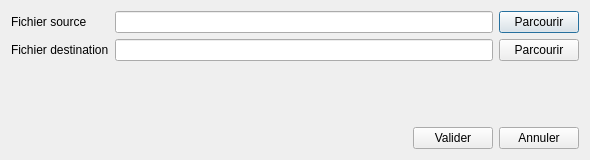
<?xml version="1.0" encoding="UTF-8"?>
<ui version="4.0">
 <class>FileDecryptionAndVerify</class>
 <widget class="QDialog" name="FileDecryptionAndVerify">
  <property name="geometry">
   <rect>
    <x>0</x>
    <y>0</y>
    <width>590</width>
    <height>160</height>
   </rect>
  </property>
  <property name="windowTitle">
   <string>Dialog</string>
  </property>
  <layout class="QVBoxLayout" name="verticalLayout_6">
   <item>
    <layout class="QHBoxLayout" name="horizontalLayout_3">
     <item>
      <layout class="QVBoxLayout" name="verticalLayout_3">
       <item>
        <widget class="QLabel" name="sourceFileLabel">
         <property name="text">
          <string>Fichier source</string>
         </property>
        </widget>
       </item>
       <item>
        <widget class="QLabel" name="destinationFileLabel">
         <property name="text">
          <string>Fichier destination</string>
         </property>
        </widget>
       </item>
      </layout>
     </item>
     <item>
      <layout class="QVBoxLayout" name="verticalLayout_4">
       <item>
        <widget class="QLineEdit" name="sourceFileEdit"/>
       </item>
       <item>
        <widget class="QLineEdit" name="destinationFileEdit"/>
       </item>
      </layout>
     </item>
     <item>
      <layout class="QVBoxLayout" name="verticalLayout_5">
       <item>
        <widget class="QPushButton" name="browseSourceFileButton">
         <property name="text">
          <string>Parcourir</string>
         </property>
        </widget>
       </item>
       <item>
        <widget class="QPushButton" name="browseDestinationFileButton">
         <property name="text">
          <string>Parcourir</string>
         </property>
        </widget>
       </item>
      </layout>
     </item>
    </layout>
   </item>
   <item>
    <spacer name="verticalSpacer">
     <property name="orientation">
      <enum>Qt::Vertical</enum>
     </property>
     <property name="sizeType">
      <enum>QSizePolicy::Fixed</enum>
     </property>
     <property name="sizeHint" stdset="0">
      <size>
       <width>20</width>
       <height>10</height>
      </size>
     </property>
    </spacer>
   </item>
   <item>
    <widget class="QLabel" name="warningLabel">
     <property name="palette">
      <palette>
       <active>
        <colorrole role="WindowText">
         <brush brushstyle="SolidPattern">
          <color alpha="255">
           <red>255</red>
           <green>0</green>
           <blue>0</blue>
          </color>
         </brush>
        </colorrole>
       </active>
       <inactive>
        <colorrole role="WindowText">
         <brush brushstyle="SolidPattern">
          <color alpha="255">
           <red>255</red>
           <green>0</green>
           <blue>0</blue>
          </color>
         </brush>
        </colorrole>
       </inactive>
       <disabled>
        <colorrole role="WindowText">
         <brush brushstyle="SolidPattern">
          <color alpha="255">
           <red>190</red>
           <green>190</green>
           <blue>190</blue>
          </color>
         </brush>
        </colorrole>
       </disabled>
      </palette>
     </property>
     <property name="text">
      <string/>
     </property>
     <property name="alignment">
      <set>Qt::AlignCenter</set>
     </property>
    </widget>
   </item>
   <item>
    <spacer name="verticalSpacer_2">
     <property name="orientation">
      <enum>Qt::Vertical</enum>
     </property>
     <property name="sizeType">
      <enum>QSizePolicy::Fixed</enum>
     </property>
     <property name="sizeHint" stdset="0">
      <size>
       <width>20</width>
       <height>10</height>
      </size>
     </property>
    </spacer>
   </item>
   <item>
    <layout class="QHBoxLayout" name="DialogButtonLayout">
     <item>
      <spacer name="horizontalSpacer">
       <property name="orientation">
        <enum>Qt::Horizontal</enum>
       </property>
       <property name="sizeHint" stdset="0">
        <size>
         <width>40</width>
         <height>20</height>
        </size>
       </property>
      </spacer>
     </item>
     <item>
      <widget class="QPushButton" name="acceptButton">
       <property name="text">
        <string>Valider</string>
       </property>
      </widget>
     </item>
     <item>
      <widget class="QPushButton" name="cancelButton">
       <property name="text">
        <string>Annuler</string>
       </property>
      </widget>
     </item>
    </layout>
   </item>
  </layout>
 </widget>
 <resources/>
 <connections>
  <connection>
   <sender>acceptButton</sender>
   <signal>clicked()</signal>
   <receiver>FileDecryptionAndVerify</receiver>
   <slot>accept()</slot>
   <hints>
    <hint type="sourcelabel">
     <x>453</x>
     <y>138</y>
    </hint>
    <hint type="destinationlabel">
     <x>294</x>
     <y>79</y>
    </hint>
   </hints>
  </connection>
  <connection>
   <sender>cancelButton</sender>
   <signal>clicked()</signal>
   <receiver>FileDecryptionAndVerify</receiver>
   <slot>reject()</slot>
   <hints>
    <hint type="sourcelabel">
     <x>539</x>
     <y>138</y>
    </hint>
    <hint type="destinationlabel">
     <x>294</x>
     <y>79</y>
    </hint>
   </hints>
  </connection>
 </connections>
</ui>
